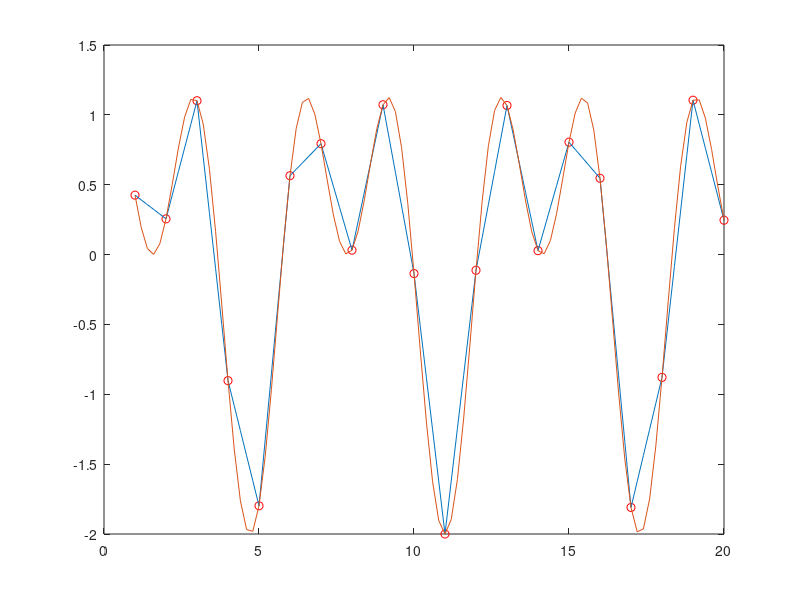
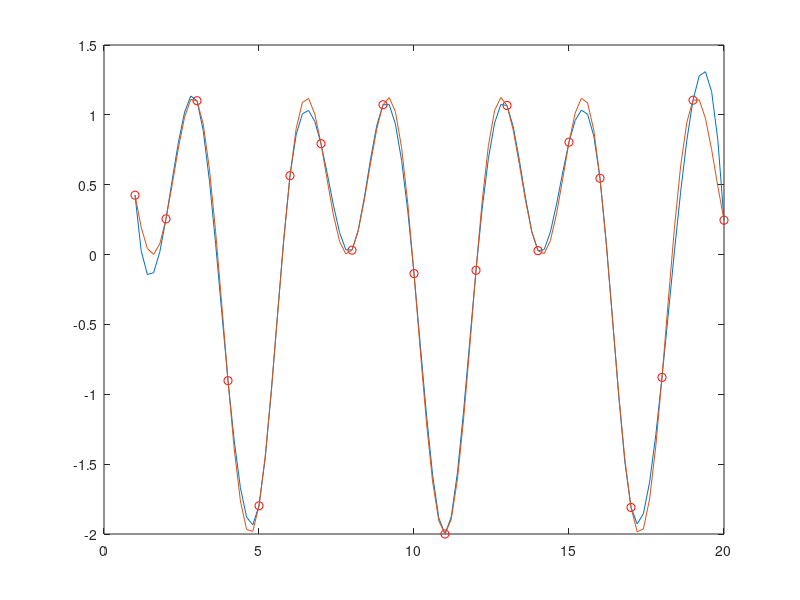
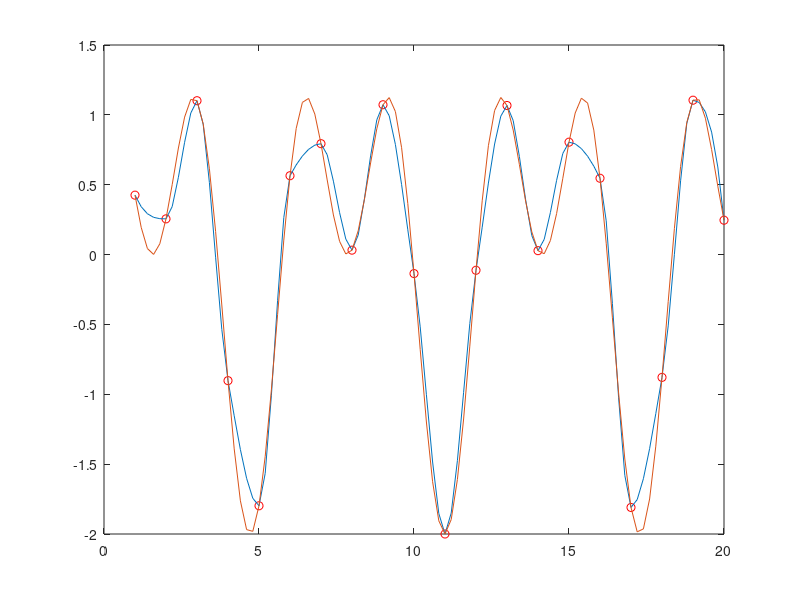

Reproduce these figures in MATLAB, in order.

%Rozne interpolacje
x=1:20;
y=sin(x)+cos(2*x);
xi=1:0.2:20;
yi=interp1(x,y,xi,'linear');
figure(1)
plot(x,y,'or',xi,yi,'-',xi,sin(xi)+cos(2*xi))

hold on
x=1:20;
y=sin(x)+cos(2*x);
xi=1:0.2:20;
y2=interp1(x,y,xi,'spline');
figure(2)
plot(x,y,'or',xi,y2,'-',xi,sin(xi)+cos(2*xi))
hold on

x=1:20;
y=sin(x)+cos(2*x);
xi=1:0.2:20;
y3=interp1(x,y,xi,'cubic');
figure(3)
plot(x,y,'or',xi,y3,'-',xi,sin(xi)+cos(2*xi))
